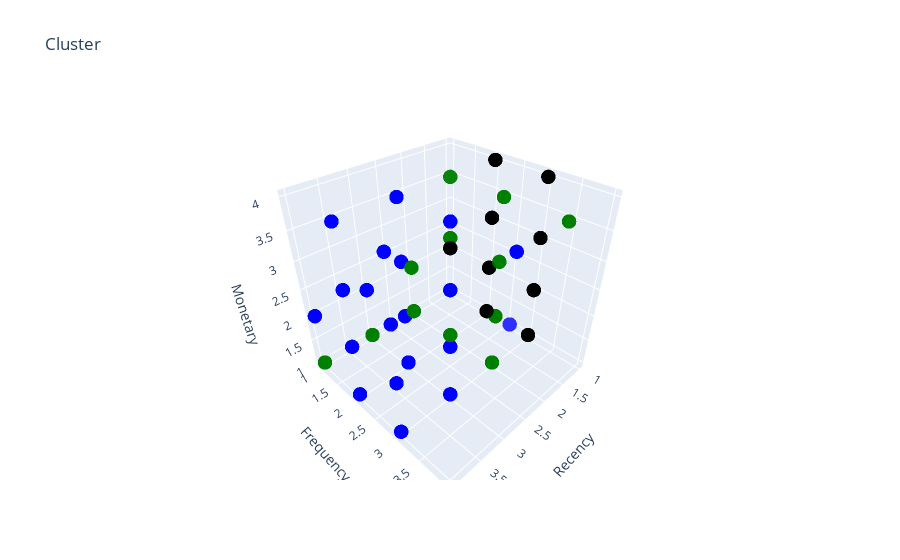

This figure's notebook cell:
### Code cell
# Visualization using Plotly in 3D

import plotly as py
import plotly.graph_objs as go

# Create a color mapping for each customer segment.
color_map = {
    'VIP': 'blue',
    'Loyal': 'green',
    'General': 'black'
}

# Change the marker color using mapping.
colors = [color_map[segment] for segment in rfm['Customer_Segment']]

trace1_non_ml = go.Scatter3d(
    x=rfm['R_Score'],
    y=rfm['F_Score'],
    z=rfm['M_Score'],
    mode='markers',
    marker=dict(color=colors, size=5, opacity=0.8)  # Use colors
)

dataa1_non_ml = [trace1_non_ml]

layout1_non_ml = go.Layout(
    title='Cluster',
    scene=dict(
        xaxis=dict(title='Recency'),
        yaxis=dict(title='Frequency'),
        zaxis=dict(title='Monetary')
    )
)

fig1_non_ml = go.Figure(data=dataa1_non_ml, layout=layout1_non_ml)
py.offline.iplot(fig1_non_ml)

### Figure 1 — Plotly figure (JSON) as saved in the notebook; plotly's stock layout.template omitted (floating-point values rounded to 4 significant figures; data arrays with more than 128 entries replaced by an {"elided": "..."} marker saying what was removed)
{"data": [{"marker": {"color": {"elided": "3490 str values"}, "opacity": 0.8, "size": 5}, "mode": "markers", "type": "scatter3d", "x": {"elided": "3490 int values"}, "y": {"elided": "3490 int values"}, "z": {"elided": "3490 int values"}}], "layout": {"scene": {"xaxis": {"title": {"text": "Recency"}}, "yaxis": {"title": {"text": "Frequency"}}, "zaxis": {"title": {"text": "Monetary"}}}, "title": {"text": "Cluster"}}}
